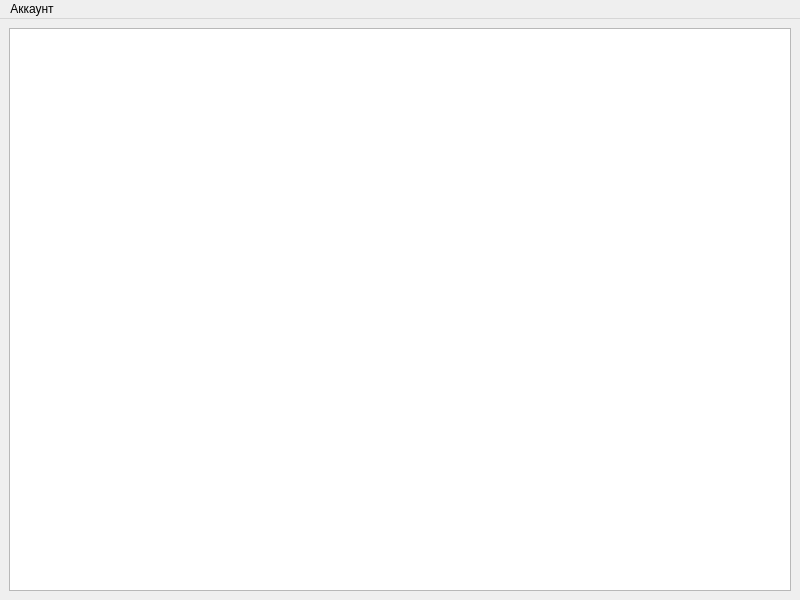
<?xml version="1.0" encoding="UTF-8"?>
<ui version="4.0">
 <class>MainWindow</class>
 <widget class="QMainWindow" name="MainWindow">
  <property name="geometry">
   <rect>
    <x>0</x>
    <y>0</y>
    <width>800</width>
    <height>600</height>
   </rect>
  </property>
  <property name="windowTitle">
   <string>MainWindow</string>
  </property>
  <widget class="QWidget" name="centralwidget">
   <layout class="QGridLayout" name="gridLayout_2">
    <item row="0" column="0">
     <layout class="QGridLayout" name="gridLayout">
      <item row="0" column="0">
       <widget class="QTableWidget" name="tableWidget"/>
      </item>
     </layout>
    </item>
   </layout>
  </widget>
  <widget class="QMenuBar" name="menubar">
   <property name="geometry">
    <rect>
     <x>0</x>
     <y>0</y>
     <width>800</width>
     <height>21</height>
    </rect>
   </property>
   <widget class="QMenu" name="menu">
    <property name="title">
     <string>Аккаунт</string>
    </property>
    <addaction name="login_btn"/>
   </widget>
   <addaction name="menu"/>
  </widget>
  <action name="login_btn">
   <property name="text">
    <string>Вход в аккаунт</string>
   </property>
  </action>
 </widget>
 <resources/>
 <connections/>
</ui>
